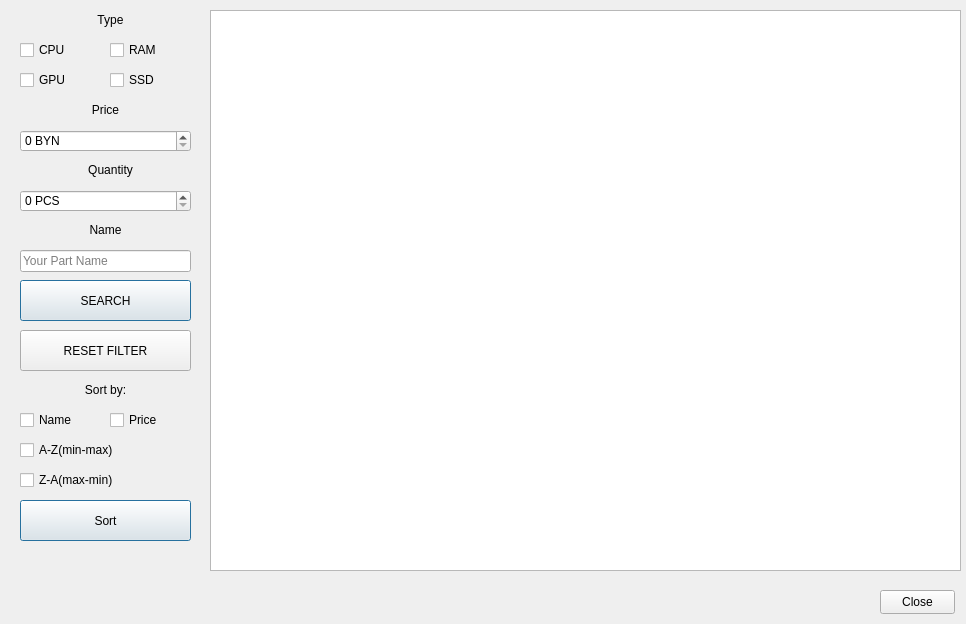
<?xml version="1.0" encoding="UTF-8"?>
<ui version="4.0">
 <class>SearchWindow</class>
 <widget class="QWidget" name="SearchWindow">
  <property name="geometry">
   <rect>
    <x>0</x>
    <y>0</y>
    <width>966</width>
    <height>624</height>
   </rect>
  </property>
  <property name="focusPolicy">
   <enum>Qt::WheelFocus</enum>
  </property>
  <property name="windowTitle">
   <string>SearchWindow</string>
  </property>
  <widget class="QLabel" name="label">
   <property name="geometry">
    <rect>
     <x>10</x>
     <y>10</y>
     <width>201</width>
     <height>20</height>
    </rect>
   </property>
   <property name="text">
    <string>&lt;html&gt;&lt;head/&gt;&lt;body&gt;&lt;p align=&quot;center&quot;&gt;Type&lt;/p&gt;&lt;/body&gt;&lt;/html&gt;</string>
   </property>
  </widget>
  <widget class="QCheckBox" name="CPUcheckBox">
   <property name="geometry">
    <rect>
     <x>20</x>
     <y>40</y>
     <width>76</width>
     <height>20</height>
    </rect>
   </property>
   <property name="text">
    <string>CPU</string>
   </property>
  </widget>
  <widget class="QCheckBox" name="GPUcheckBox">
   <property name="geometry">
    <rect>
     <x>20</x>
     <y>70</y>
     <width>76</width>
     <height>20</height>
    </rect>
   </property>
   <property name="text">
    <string>GPU</string>
   </property>
  </widget>
  <widget class="QCheckBox" name="RAMcheckBox">
   <property name="geometry">
    <rect>
     <x>110</x>
     <y>40</y>
     <width>76</width>
     <height>20</height>
    </rect>
   </property>
   <property name="text">
    <string>RAM</string>
   </property>
  </widget>
  <widget class="QCheckBox" name="SSDcheckBox">
   <property name="geometry">
    <rect>
     <x>110</x>
     <y>70</y>
     <width>76</width>
     <height>20</height>
    </rect>
   </property>
   <property name="text">
    <string>SSD</string>
   </property>
  </widget>
  <widget class="QLabel" name="label_2">
   <property name="geometry">
    <rect>
     <x>10</x>
     <y>100</y>
     <width>191</width>
     <height>20</height>
    </rect>
   </property>
   <property name="text">
    <string>&lt;html&gt;&lt;head/&gt;&lt;body&gt;&lt;p align=&quot;center&quot;&gt;Price&lt;/p&gt;&lt;/body&gt;&lt;/html&gt;</string>
   </property>
  </widget>
  <widget class="QTableView" name="tableView">
   <property name="geometry">
    <rect>
     <x>210</x>
     <y>10</y>
     <width>751</width>
     <height>561</height>
    </rect>
   </property>
   <property name="editTriggers">
    <set>QAbstractItemView::NoEditTriggers</set>
   </property>
   <property name="wordWrap">
    <bool>true</bool>
   </property>
  </widget>
  <widget class="QSpinBox" name="priceBox">
   <property name="geometry">
    <rect>
     <x>20</x>
     <y>130</y>
     <width>171</width>
     <height>22</height>
    </rect>
   </property>
   <property name="specialValueText">
    <string/>
   </property>
   <property name="suffix">
    <string> BYN</string>
   </property>
   <property name="maximum">
    <number>10000</number>
   </property>
  </widget>
  <widget class="QLabel" name="label_3">
   <property name="geometry">
    <rect>
     <x>20</x>
     <y>160</y>
     <width>181</width>
     <height>20</height>
    </rect>
   </property>
   <property name="text">
    <string>&lt;html&gt;&lt;head/&gt;&lt;body&gt;&lt;p align=&quot;center&quot;&gt;Quantity&lt;/p&gt;&lt;/body&gt;&lt;/html&gt;</string>
   </property>
  </widget>
  <widget class="QSpinBox" name="quantityBox">
   <property name="geometry">
    <rect>
     <x>20</x>
     <y>190</y>
     <width>171</width>
     <height>22</height>
    </rect>
   </property>
   <property name="suffix">
    <string> PCS</string>
   </property>
   <property name="maximum">
    <number>500</number>
   </property>
  </widget>
  <widget class="QPushButton" name="closeButton">
   <property name="geometry">
    <rect>
     <x>880</x>
     <y>590</y>
     <width>75</width>
     <height>24</height>
    </rect>
   </property>
   <property name="text">
    <string>Close</string>
   </property>
  </widget>
  <widget class="QPushButton" name="Search">
   <property name="geometry">
    <rect>
     <x>20</x>
     <y>280</y>
     <width>171</width>
     <height>41</height>
    </rect>
   </property>
   <property name="text">
    <string>SEARCH</string>
   </property>
   <property name="checkable">
    <bool>false</bool>
   </property>
   <property name="default">
    <bool>true</bool>
   </property>
  </widget>
  <widget class="QPushButton" name="Reset">
   <property name="geometry">
    <rect>
     <x>20</x>
     <y>330</y>
     <width>171</width>
     <height>41</height>
    </rect>
   </property>
   <property name="text">
    <string>RESET FILTER</string>
   </property>
  </widget>
  <widget class="QLabel" name="label_4">
   <property name="geometry">
    <rect>
     <x>10</x>
     <y>220</y>
     <width>191</width>
     <height>20</height>
    </rect>
   </property>
   <property name="text">
    <string>&lt;html&gt;&lt;head/&gt;&lt;body&gt;&lt;p align=&quot;center&quot;&gt;Name&lt;/p&gt;&lt;/body&gt;&lt;/html&gt;</string>
   </property>
  </widget>
  <widget class="QLineEdit" name="nameBox">
   <property name="geometry">
    <rect>
     <x>20</x>
     <y>250</y>
     <width>171</width>
     <height>22</height>
    </rect>
   </property>
   <property name="inputMask">
    <string/>
   </property>
   <property name="placeholderText">
    <string>Your Part Name</string>
   </property>
  </widget>
  <widget class="QLabel" name="label_5">
   <property name="geometry">
    <rect>
     <x>10</x>
     <y>380</y>
     <width>191</width>
     <height>20</height>
    </rect>
   </property>
   <property name="text">
    <string>&lt;html&gt;&lt;head/&gt;&lt;body&gt;&lt;p align=&quot;center&quot;&gt;Sort by:&lt;/p&gt;&lt;/body&gt;&lt;/html&gt;</string>
   </property>
  </widget>
  <widget class="QCheckBox" name="nameSortBox">
   <property name="geometry">
    <rect>
     <x>20</x>
     <y>410</y>
     <width>76</width>
     <height>20</height>
    </rect>
   </property>
   <property name="text">
    <string>Name</string>
   </property>
  </widget>
  <widget class="QCheckBox" name="priceSortBox">
   <property name="geometry">
    <rect>
     <x>110</x>
     <y>410</y>
     <width>76</width>
     <height>20</height>
    </rect>
   </property>
   <property name="text">
    <string>Price</string>
   </property>
  </widget>
  <widget class="QCheckBox" name="minSort">
   <property name="geometry">
    <rect>
     <x>20</x>
     <y>440</y>
     <width>101</width>
     <height>20</height>
    </rect>
   </property>
   <property name="text">
    <string>A-Z(min-max)</string>
   </property>
  </widget>
  <widget class="QCheckBox" name="maxSort">
   <property name="geometry">
    <rect>
     <x>20</x>
     <y>470</y>
     <width>101</width>
     <height>20</height>
    </rect>
   </property>
   <property name="text">
    <string>Z-A(max-min)</string>
   </property>
  </widget>
  <widget class="QPushButton" name="SortButton">
   <property name="geometry">
    <rect>
     <x>20</x>
     <y>500</y>
     <width>171</width>
     <height>41</height>
    </rect>
   </property>
   <property name="text">
    <string>Sort</string>
   </property>
   <property name="default">
    <bool>true</bool>
   </property>
  </widget>
 </widget>
 <layoutdefault spacing="6" margin="11"/>
 <resources/>
 <connections>
  <connection>
   <sender>closeButton</sender>
   <signal>clicked()</signal>
   <receiver>SearchWindow</receiver>
   <slot>close()</slot>
   <hints>
    <hint type="sourcelabel">
     <x>917</x>
     <y>601</y>
    </hint>
    <hint type="destinationlabel">
     <x>483</x>
     <y>311</y>
    </hint>
   </hints>
  </connection>
 </connections>
</ui>
